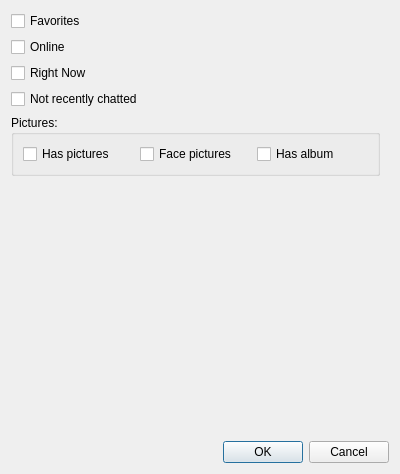
<?xml version="1.0" encoding="UTF-8"?>
<ui version="4.0">
 <class>FilterDialog</class>
 <widget class="QDialog" name="FilterDialog">
  <property name="geometry">
   <rect>
    <x>0</x>
    <y>0</y>
    <width>400</width>
    <height>474</height>
   </rect>
  </property>
  <property name="windowTitle">
   <string>Filter</string>
  </property>
  <layout class="QGridLayout" name="gridLayout">
   <item row="0" column="0">
    <widget class="QScrollArea" name="scrollArea">
     <property name="frameShape">
      <enum>QFrame::Shape::NoFrame</enum>
     </property>
     <property name="widgetResizable">
      <bool>true</bool>
     </property>
     <widget class="QWidget" name="scrollAreaWidgetContents">
      <property name="geometry">
       <rect>
        <x>0</x>
        <y>0</y>
        <width>388</width>
        <height>422</height>
       </rect>
      </property>
      <layout class="QVBoxLayout" name="verticalLayout">
       <property name="leftMargin">
        <number>0</number>
       </property>
       <property name="topMargin">
        <number>0</number>
       </property>
       <property name="bottomMargin">
        <number>0</number>
       </property>
       <item>
        <widget class="QCheckBox" name="favorites">
         <property name="text">
          <string>Favorites</string>
         </property>
        </widget>
       </item>
       <item>
        <widget class="QCheckBox" name="online">
         <property name="text">
          <string>Online</string>
         </property>
        </widget>
       </item>
       <item>
        <widget class="QCheckBox" name="rightNow">
         <property name="text">
          <string>Right Now</string>
         </property>
        </widget>
       </item>
       <item>
        <widget class="QCheckBox" name="notRecentlyChatted">
         <property name="text">
          <string>Not recently chatted</string>
         </property>
        </widget>
       </item>
       <item>
        <widget class="QGroupBox" name="groupBox">
         <property name="title">
          <string>Pictures:</string>
         </property>
         <layout class="QGridLayout" name="gridLayout_2">
          <item row="0" column="0">
           <widget class="QCheckBox" name="hasPictures">
            <property name="text">
             <string>Has pictures</string>
            </property>
           </widget>
          </item>
          <item row="0" column="1">
           <widget class="QCheckBox" name="hasFacePictures">
            <property name="text">
             <string>Face pictures</string>
            </property>
           </widget>
          </item>
          <item row="0" column="2">
           <widget class="QCheckBox" name="hasAlbum">
            <property name="text">
             <string>Has album</string>
            </property>
           </widget>
          </item>
         </layout>
        </widget>
       </item>
       <item>
        <spacer name="verticalSpacer">
         <property name="orientation">
          <enum>Qt::Orientation::Vertical</enum>
         </property>
         <property name="sizeHint" stdset="0">
          <size>
           <width>20</width>
           <height>40</height>
          </size>
         </property>
        </spacer>
       </item>
      </layout>
     </widget>
    </widget>
   </item>
   <item row="1" column="0">
    <widget class="QDialogButtonBox" name="buttonBox">
     <property name="orientation">
      <enum>Qt::Orientation::Horizontal</enum>
     </property>
     <property name="standardButtons">
      <set>QDialogButtonBox::StandardButton::Cancel|QDialogButtonBox::StandardButton::Ok</set>
     </property>
    </widget>
   </item>
  </layout>
 </widget>
 <resources/>
 <connections>
  <connection>
   <sender>buttonBox</sender>
   <signal>accepted()</signal>
   <receiver>FilterDialog</receiver>
   <slot>accept()</slot>
   <hints>
    <hint type="sourcelabel">
     <x>224</x>
     <y>328</y>
    </hint>
    <hint type="destinationlabel">
     <x>157</x>
     <y>274</y>
    </hint>
   </hints>
  </connection>
  <connection>
   <sender>buttonBox</sender>
   <signal>rejected()</signal>
   <receiver>FilterDialog</receiver>
   <slot>reject()</slot>
   <hints>
    <hint type="sourcelabel">
     <x>292</x>
     <y>334</y>
    </hint>
    <hint type="destinationlabel">
     <x>286</x>
     <y>274</y>
    </hint>
   </hints>
  </connection>
 </connections>
</ui>
